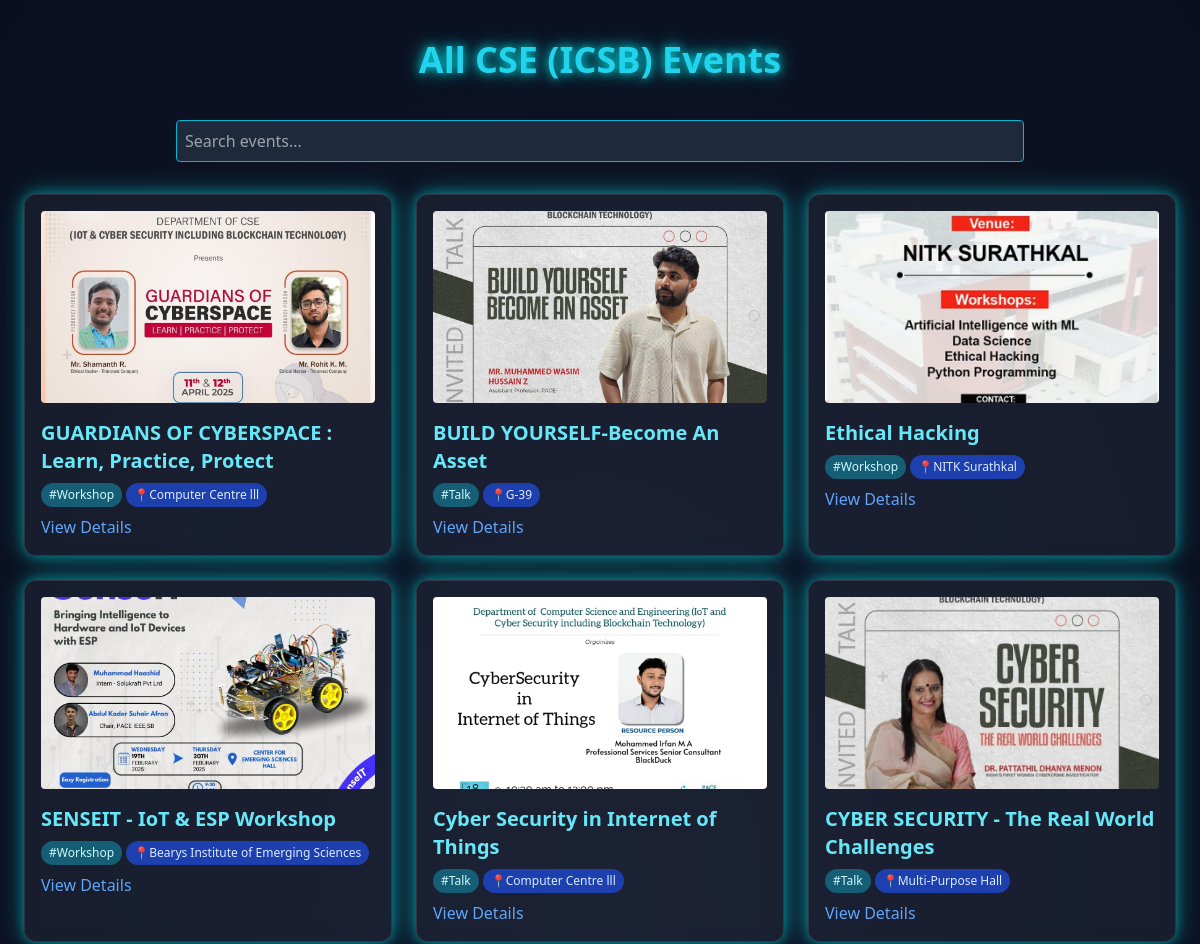
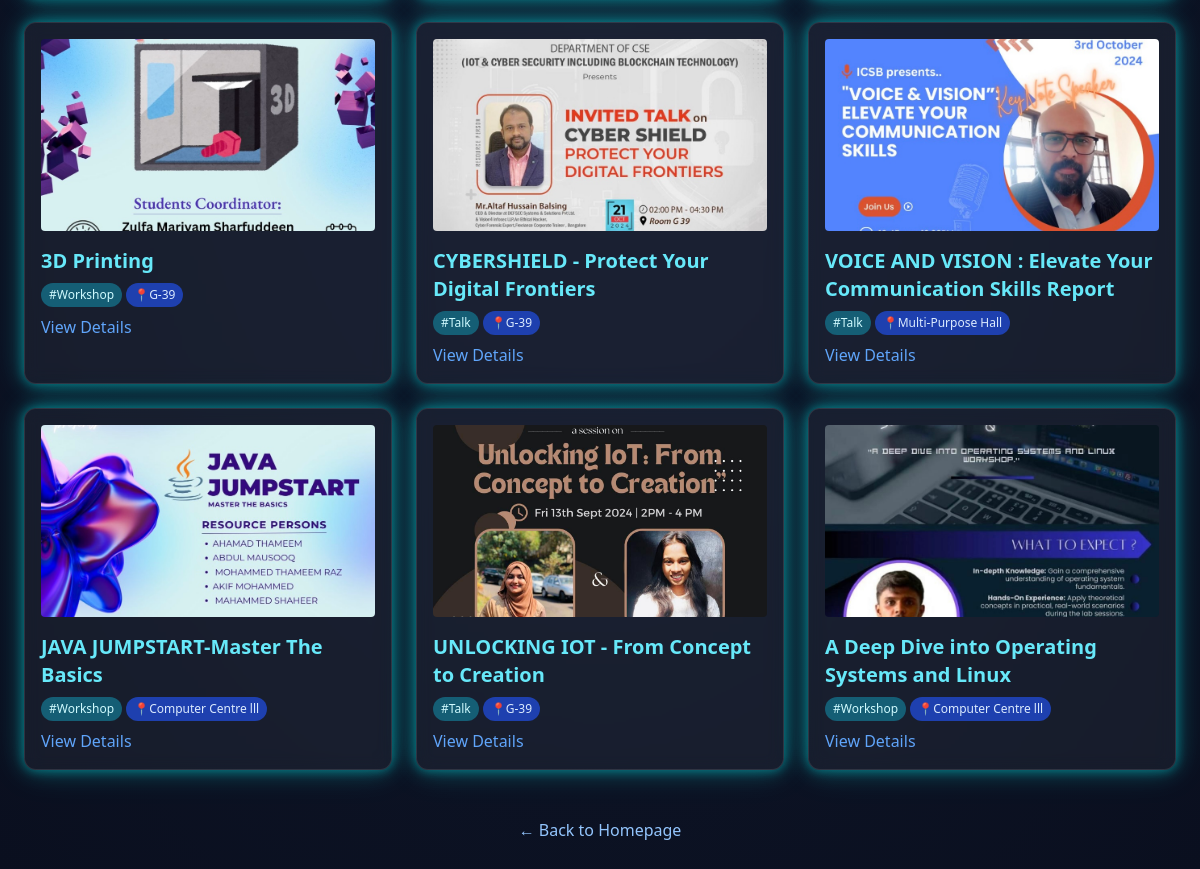
Screenshot of /all_events with the database file from the repository (2 pictures, top to bottom).
### tables this page shows
CREATE TABLE events (
            event_id INTEGER PRIMARY KEY AUTOINCREMENT,
                    title TEXT NOT NULL,
                            event_date TEXT,
                                    venue TEXT,
                                            type TEXT,
                                                    report TEXT
                                                        , main_image TEXT);

### app.py (the view)
@app.route('/all_events')
def all_events():
    conn = get_db_connection()
    events = conn.execute('''
        SELECT e.*, MAX(d.date) as latest_date
        FROM events e
        LEFT JOIN event_dates d ON e.event_id = d.event_id
        GROUP BY e.event_id
        ORDER BY latest_date DESC
    ''').fetchall()
    conn.close()
    return render_template('all_events.html', events=events)

### app.py (called while the page is built)
def get_db_connection():
    conn = sqlite3.connect(DATABASE)
    conn.row_factory = sqlite3.Row
    return conn

### templates/all_events.html (shortened to what this page needs)
<!DOCTYPE html>
<html lang="en">
<head>
  <script src="https://cdn.tailwindcss.com"></script>
</head>
<body class="font-sans">
<div class="text-center py-10">
  <h1 class="text-4xl font-bold text-cyan-400 glow-text">All CSE (ICSB) Events</h1>
</div>
<div class="max-w-4xl mx-auto px-6 pb-8">
  <input id="searchInput" type="text" placeholder="Search events..."
         class="w-full p-2 bg-[#1e293b] text-white rounded border border-cyan-500 placeholder-gray-400">
</div>
<div class="max-w-7xl mx-auto px-6 grid grid-cols-1 sm:grid-cols-2 lg:grid-cols-3 gap-6 pb-12">
  {% for event in events %}
  <div class="glass glow-card p-4 rounded-xl event-card" ...
       data-search="{{ event.title }} {{ event.venue }} {{ event.type }} {{ event.report | default('') }}">
    {% if event.main_image %}
      <img src="{{ url_for('static', filename=event.main_image.split('static/')[1]) }}"
           class="rounded mb-4 w-full h-48 object-cover">
    {% endif %}
    <h3 class="text-xl font-semibold text-cyan-300 mb-2">{{ event.title }}</h3>
    <div class="flex flex-wrap gap-1 mb-2 text-xs">
      <span class="px-2 py-1 rounded-full bg-cyan-800 text-cyan-100">#{{ event.type }}</span>
      <span class="px-2 py-1 rounded-full bg-blue-800 text-blue-100">📍{{ event.venue }}</span>
    </div>
    <a href="{{ url_for('event_detail', event_id=event.event_id) }}"
       class="text-blue-400 hover:underline">View Details</a>
  </div>
  {% endfor %}
</div>
<div class="text-center pb-10">
  <a href="{{ url_for('index') }}" class="text-blue-300 hover:underline">← Back to Homepage</a>
</div>
</body>
</html>

### templates/all_events.html (style rules this page uses)
.glow-text { text-shadow: 0 0 10px rgba(0, 255, 255, 0.8), 0 0 20px rgba(0, 255, 255, 0.6); }
.glow-card { border: 2px solid rgba(0, 255, 255, 0.2); box-shadow: 0 0 12px rgba(0, 255, 255, 0.4), 0 0 24px rgba(0, 255, 255, 0.2), 0 0 36px rgba(0, 255, 255, 0.15); transition: transform 0.3s ease, box-shadow 0.3s ease; }
body { background: radial-gradient(ellipse at center, #0f172a 0%, #0a0f1f 100%); color: white; }
.glass { backdrop-filter: blur(8px); background-color: rgba(255, 255, 255, 0.05); border: 1px solid rgba(255, 255, 255, 0.1); }

### rows the page displays
events: main_image (picture), title "GUARDIANS OF CYBERSPACE : Learn, Practice, Protect", type "Workshop", venue "Computer Centre lll"
events: main_image (picture), title "BUILD YOURSELF-Become An Asset", type "Talk", venue "G-39"
events: main_image (picture), title "Ethical Hacking", type "Workshop", venue "NITK Surathkal"
events: main_image (picture), title "SENSEIT - IoT & ESP Workshop", type "Workshop", venue "Bearys Institute of Emerging Sciences"
events: main_image (picture), title "Cyber Security in Internet of Things", type "Talk", venue "Computer Centre lll"
events: main_image (picture), title "CYBER SECURITY - The Real World Challenges", type "Talk", venue "Multi-Purpose Hall"
events: main_image (picture), title "3D Printing", type "Workshop", venue "G-39"
events: main_image (picture), title "CYBERSHIELD - Protect Your Digital Frontiers", type "Talk", venue "G-39"
events: main_image (picture), title "VOICE AND VISION : Elevate Your Communication Skills Report", type "Talk", venue "Multi-Purpose Hall"
events: main_image (picture), title "JAVA JUMPSTART-Master The Basics", type "Workshop", venue "Computer Centre lll"
events: main_image (picture), title "UNLOCKING IOT - From Concept to Creation", type "Talk", venue "G-39"
events: main_image (picture), title "A Deep Dive into Operating Systems and Linux", type "Workshop", venue "Computer Centre lll"
